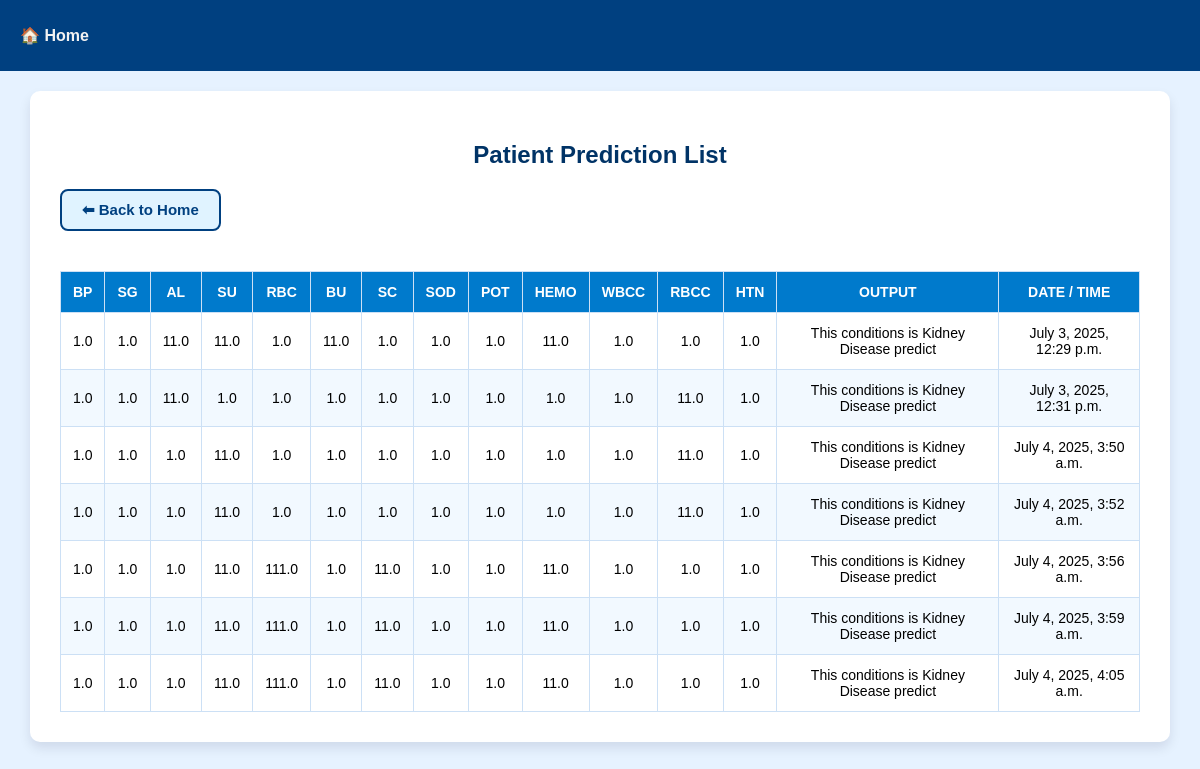
/patient_list/, run on the app's committed database.
### APP/models.py (models this page shows, shortened)
class Patient_info(models.Model):
    Bp = models.FloatField()     # Blood Pressure
    Sg = models.FloatField()     # Specific Gravity (should ideally be Float)
    Al = models.FloatField()     # Albumin
    Su = models.FloatField()     # Sugar
    Rbc = models.FloatField()    # Red Blood Cells
    Bu = models.FloatField()     # Blood Urea
    Sc = models.FloatField()     # Serum Creatinine
    Sod = models.FloatField()    # Sodium
    Pot = models.FloatField()    # Potassium
    Hemo = models.FloatField()     # Hemoglobin
    Wbcc = models.FloatField()   # White Blood Cell Count
    Rbcc = models.FloatField()   # Red Blood Cell Count
    Htn = models.FloatField()    # Hypertension
    disease_class = models.CharField(max_length=100)
    created_at = models.DateTimeField(auto_now_add=True)

### APP/views.py (the view)
# urls.py: path('patient_list/', views.patient_list, name='patient_list'),
def patient_list(request):
    patients = Patient_info.objects.all()
    return render(request, 'patient_list.html', {'patients': patients})

### APP/templates/patient_list.html (shortened to what this page needs)
<!DOCTYPE html>
<html lang="en">
<head>
</head>
<body>
  <div class="navbar">
    <a href="{% url 'Home_4' %}">🏠 Home</a>
  </div>
  <div class="container">
    <h2>Patient Prediction List</h2>
    <a href="{% url 'Home_4' %}" class="btn-custom">⬅ Back to Home</a>
    <div class="table-responsive">
      <table>
        <thead>
          <tr>
            <th>Bp</th>
            <th>Sg</th>
            <th>Al</th>
            <th>Su</th>
            <th>Rbc</th>
            <th>Bu</th>
            <th>Sc</th>
            <th>Sod</th>
            <th>Pot</th>
            <th>Hemo</th>
            <th>Wbcc</th>
            <th>Rbcc</th>
            <th>Htn</th>
            <th>Output</th>
            <th>Date / Time</th>
          </tr>
        </thead>
        <tbody>
          {% for patient in patients %}
          <tr>
            <td data-label="Bp">{{ patient.Bp }}</td>
            <td data-label="Sg">{{ patient.Sg }}</td>
            <td data-label="Al">{{ patient.Al }}</td>
            <td data-label="Su">{{ patient.Su }}</td>
            <td data-label="Rbc">{{ patient.Rbc }}</td>
            <td data-label="Bu">{{ patient.Bu }}</td>
            <td data-label="Sc">{{ patient.Sc }}</td>
            <td data-label="Sod">{{ patient.Sod }}</td>
            <td data-label="Pot">{{ patient.Pot }}</td>
            <td data-label="Hemo">{{ patient.Hemo }}</td>
            <td data-label="Wbcc">{{ patient.Wbcc }}</td>
            <td data-label="Rbcc">{{ patient.Rbcc }}</td>
            <td data-label="Htn">{{ patient.Htn }}</td>
            <td data-label="Output">{{ patient.disease_class }}</td>
            <td data-label="Date / Time">{{ patient.created_at }}</td>
          </tr>
          {% endfor %}
        </tbody>
      </table>
    </div>
  </div>
</body>
</html>

### APP/templates/patient_list.html (style rules this page uses)
body { font-family: 'Arial', sans-serif; background-color: #e6f2ff; margin: 0; padding: 0; }
.navbar { background-color: #004080; overflow: hidden; padding: 12px 0; }
.navbar a { float: left; display: block; color: #f2f2f2; text-align: center; padding: 14px 20px; text-decoration: none; font-weight: bold; }
h2 { text-align: center; color: #003366; margin-top: 20px; }
.container { width: 90%; max-width: 1200px; margin: 20px auto; background-color: #ffffff; padding: 30px; border-radius: 10px; box-shadow: 0 6px 12px rgba(0, 0, 50, 0.1); }
table { width: 100%; margin-top: 20px; border-collapse: collapse; }
table, th, td { border: 1px solid #cce0f5; }
th, td { padding: 12px; text-align: center; font-size: 14px; }
th { background-color: #007acc; color: white; text-transform: uppercase; }
tr:nth-child(even) { background-color: #f2f9ff; }
.btn-custom { display: inline-block; padding: 10px 20px; font-size: 15px; font-weight: bold; color: #004080; background-color: #e0f3ff; border: 2px solid #004080; border-radius: 8px; text-decoration: none; transition: all 0.3s ease; margin-bottom: 20px; }

### data on the page
Patient_info: Bp "1.0", Sg "1.0", Al "11.0", Su "11.0", Rbc "1.0", Bu "11.0", Sc "1.0", Sod "1.0", Pot "1.0", Hemo "11.0", Wbcc "1.0", Rbcc "1.0", Htn "1.0", disease_class "This conditions is Kidney Disease predict", created_at "July 3, 2025, 12:29 p.m."
Patient_info: Bp "1.0", Sg "1.0", Al "11.0", Su "1.0", Rbc "1.0", Bu "1.0", Sc "1.0", Sod "1.0", Pot "1.0", Hemo "1.0", Wbcc "1.0", Rbcc "11.0", Htn "1.0", disease_class "This conditions is Kidney Disease predict", created_at "July 3, 2025, 12:31 p.m."
Patient_info: Bp "1.0", Sg "1.0", Al "1.0", Su "11.0", Rbc "1.0", Bu "1.0", Sc "1.0", Sod "1.0", Pot "1.0", Hemo "1.0", Wbcc "1.0", Rbcc "11.0", Htn "1.0", disease_class "This conditions is Kidney Disease predict", created_at "July 4, 2025, 3:50 a.m."
Patient_info: Bp "1.0", Sg "1.0", Al "1.0", Su "11.0", Rbc "1.0", Bu "1.0", Sc "1.0", Sod "1.0", Pot "1.0", Hemo "1.0", Wbcc "1.0", Rbcc "11.0", Htn "1.0", disease_class "This conditions is Kidney Disease predict", created_at "July 4, 2025, 3:52 a.m."
Patient_info: Bp "1.0", Sg "1.0", Al "1.0", Su "11.0", Rbc "111.0", Bu "1.0", Sc "11.0", Sod "1.0", Pot "1.0", Hemo "11.0", Wbcc "1.0", Rbcc "1.0", Htn "1.0", disease_class "This conditions is Kidney Disease predict", created_at "July 4, 2025, 3:56 a.m."
Patient_info: Bp "1.0", Sg "1.0", Al "1.0", Su "11.0", Rbc "111.0", Bu "1.0", Sc "11.0", Sod "1.0", Pot "1.0", Hemo "11.0", Wbcc "1.0", Rbcc "1.0", Htn "1.0", disease_class "This conditions is Kidney Disease predict", created_at "July 4, 2025, 3:59 a.m."
Patient_info: Bp "1.0", Sg "1.0", Al "1.0", Su "11.0", Rbc "111.0", Bu "1.0", Sc "11.0", Sod "1.0", Pot "1.0", Hemo "11.0", Wbcc "1.0", Rbcc "1.0", Htn "1.0", disease_class "This conditions is Kidney Disease predict", created_at "July 4, 2025, 4:05 a.m."
